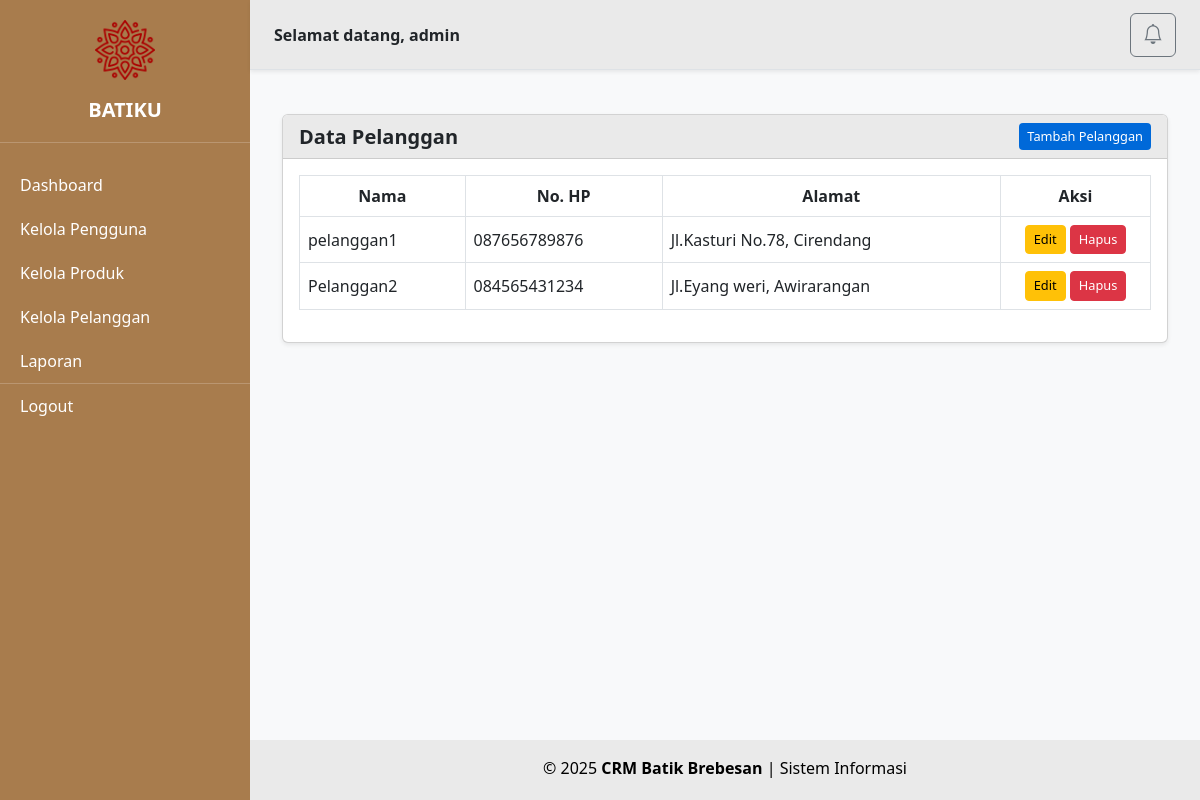
Page /pages/pelanggan.php (signed in) on the committed database.
### tables this page shows
CREATE TABLE `pelanggan` (
  `id` int(11) NOT NULL,
  `nama` varchar(100) NOT NULL,
  `no_hp` varchar(20) NOT NULL,
  `alamat` text NOT NULL
);

### pages/pelanggan.php (the view, shortened to what this page needs)
<?php
include '../config/db.php';
$result = $conn->query("SELECT * FROM pelanggan");
?>
<!DOCTYPE html>
<html lang="id">
<head>
    <link href="https://cdn.jsdelivr.net/npm/bootstrap@5.3.0/dist/css/bootstrap.min.css" rel="stylesheet">
    <link href="https://cdn.jsdelivr.net/npm/bootstrap-icons@1.10.5/font/bootstrap-icons.css" rel="stylesheet">
</head>
<body>
<?php include '../layout/sidebar.php'; ?>
<div class="main-content">
    <?php include '../layout/header.php'; ?>
    <div class="content-wrapper">
        <div class="container mt-4">
            <div class="card shadow-sm">
                <div class="card-header">
                    <h5>Data Pelanggan</h5>
                    <a href="../proses/tambah_pelanggan.php" class="btn btn-primary btn-sm">
                       Tambah Pelanggan
                    </a>
                </div>
                <div class="card-body">
                    <table class="table table-bordered table-hover align-middle">
                        <thead class="text-center">
                            <tr>
                                <th>Nama</th>
                                <th>No. HP</th>
                                <th>Alamat</th>
                                <th style="width: 150px;">Aksi</th>
                            </tr>
                        </thead>
                        <tbody>
                            <?php while($row = $result->fetch_assoc()): ?>
                            <tr>
                                <td><?= htmlspecialchars($row['nama']) ?></td>
                                <td><?= htmlspecialchars($row['no_hp']) ?></td>
                                <td><?= htmlspecialchars($row['alamat']) ?></td>
                                <td class="text-center">
                                    <a href="../proses/edit_pelanggan.php?id=<?= $row['id'] ?>" class="btn btn-warning btn-sm">
                                        Edit
                                    </a>
                                    <a href="../proses/delete_pelanggan.php?id=<?= $row['id'] ?>" class="btn btn-danger btn-sm" onclick="return confirm('Hapus pelanggan ini?')">
                                        Hapus
                                    </a>
                                </td>
                            </tr>
                            <?php endwhile; ?>
                        </tbody>
                    </table>
                </div>
            </div>
        </div>
    </div>
    <?php include '../layout/footer.php'; ?>
</div>
</body>
</html>

### pages/pelanggan.php (style rules this page uses)
html, body { margin: 0; height: 100%; overflow: hidden; }
.main-content { margin-left: 250px; padding-top: 70px; padding-bottom: 60px; height: 100vh; overflow: hidden; display: flex; flex-direction: column; background-color: #f8f9fa; }
.content-wrapper { flex: 1; overflow-y: auto; padding: 20px; }
.card-header { background-color: #EAEAEA; border-bottom: 1px solid #ccc; border-top-left-radius: 12px; border-top-right-radius: 12px; display: flex; justify-content: space-between; align-items: center; }
.card-header h5 { margin: 0; font-weight: 600; }
.btn-sm { font-size: 0.8rem; }
.btn-primary { background-color: #0069d9; border: none; }
.table thead { background-color: #f1f1f1; }

### rows in the picture
pelanggan: nama "pelanggan1", no_hp "087656789876", alamat "Jl.Kasturi No.78, Cirendang"
pelanggan: nama "Pelanggan2", no_hp "084565431234", alamat "Jl.Eyang weri, Awirarangan"

### other values in the picture
$_SESSION['role'] "admin"
